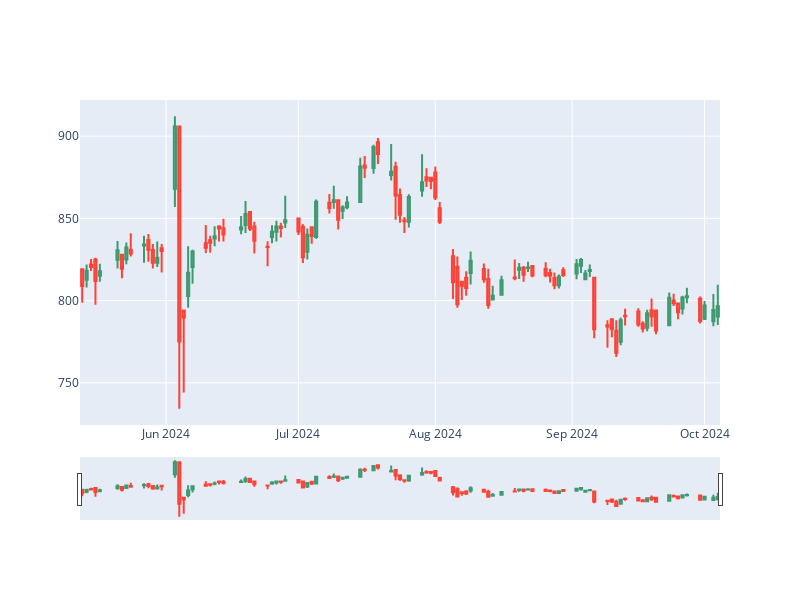

Notebook cell for this chart:
### Markdown cell above
### Visualize the stock

### Code cell
client.plot_candlestick(symbol="SBIN.BSE")
